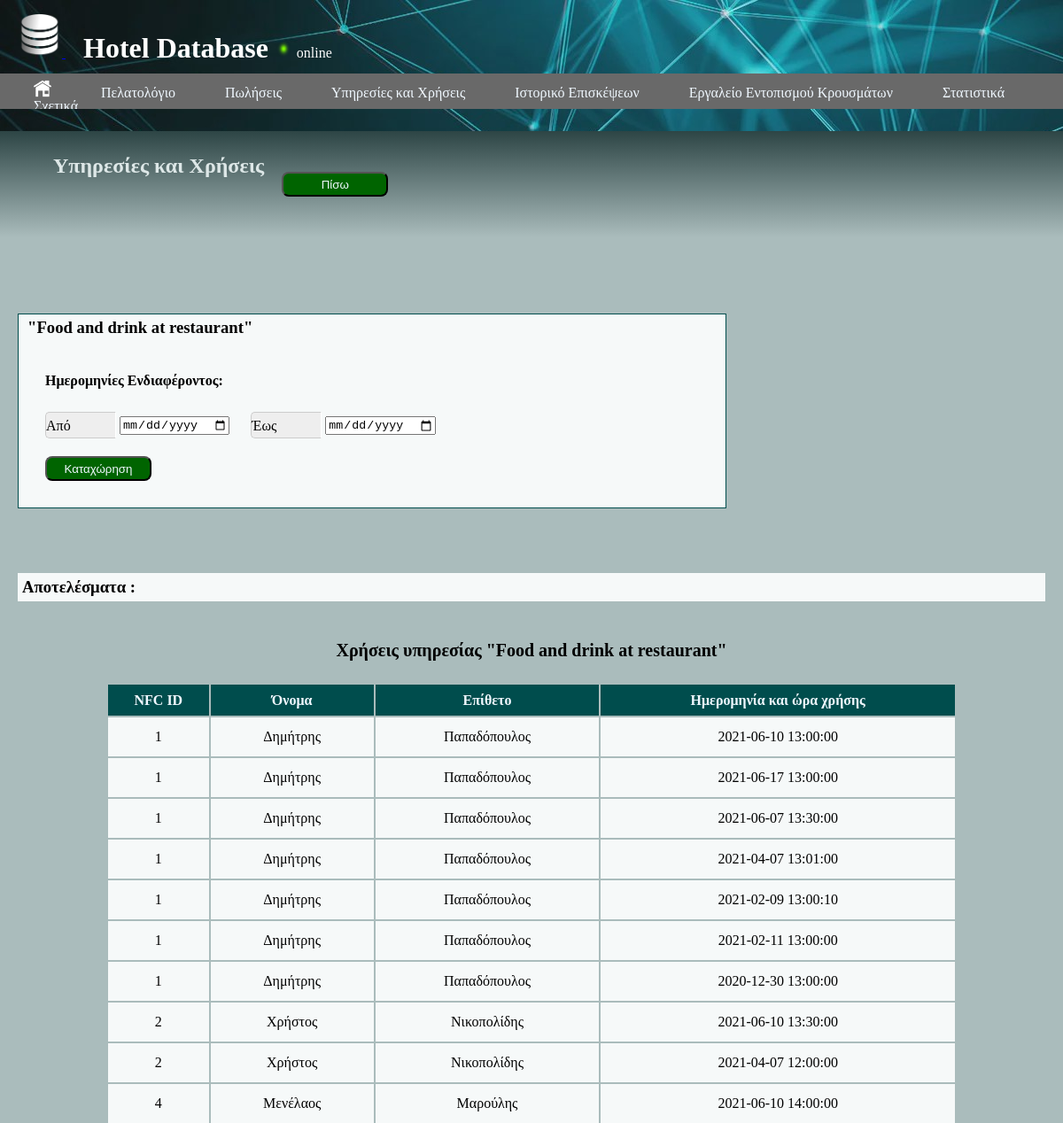
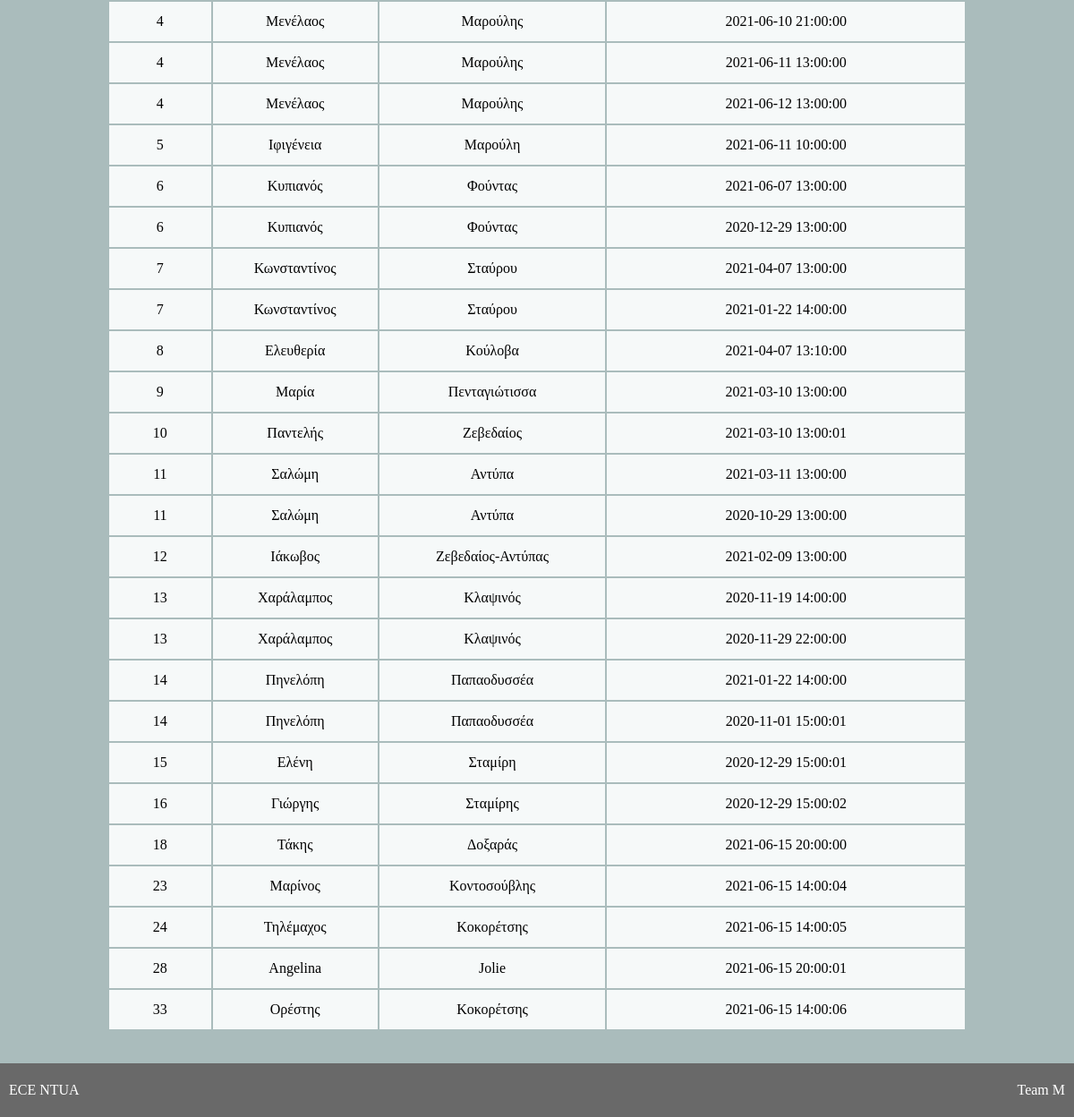
The app's page /php/visits.php?service_description=Food and drink at restaurant with its own data (2 pictures, top to bottom).
### tables this page shows
create table visited (
  customer_id int,
  place_id int not null,
  entry_date_time timestamp not null,
  exit_date_time timestamp,
  visit_id int,

  primary key (visit_id),

  foreign key (customer_id) references customer(nfc_id)
    on delete set null
    on update cascade,
  foreign key (place_id) references place(place_id)
    on delete cascade
    on update cascade
);

create table customer (
  nfc_id int,
  first_name varchar(30) not null,
  last_name varchar(30) not null,
  date_of_birth date not null,
  document_number varchar(20) not null,
  document_type enum("Passport", "ID") not null,
  document_authority varchar(60) not null,

  primary key (nfc_id),
  constraint document check (
                        (document_type = "ID" and (document_number like "________"))
                        or (document_type = "Passport" and document_number like "_________")
                      )
);

### php/visits.php (the view, shortened to what this page needs)
<?php
include('header.php');
?>
<div class="welcome">
  <h2> Υπηρεσίες και Χρήσεις </h2>
  <form action="services.php">
    <input type="submit" class="button" value="Πίσω" />
  </form>
</div>
<!DOCTYPE html>
<html lang="en" dir="ltr">
<?php
$service_description = $_GET['service_description'];
$query="
select place_name from
(
  service join offered_in on offered_in.service_id=service.service_id)
  join place on place.place_id=offered_in.place_id
  where service.service_description='";
  $query = $query.$service_description."';";
  $result = mysqli_query($conn, $query);
  $place_name = mysqli_fetch_assoc($result);
  $place_name = $place_name['place_name'];
  ?>
  <br><br>
  <div class="inputs">
    <h3> "<?php echo $service_description; ?>"</h3>
    <br>
    <form action="" method="post">
      <h4>Ημερομηνίες Ενδιαφέροντος:</h4>
      <div class="text">
        <div class="text_input">
          <label for="min_date">Από</label>
        </div>
        <input type="date" id="min_date" name="min_date" value="">
        <div class="text_input">
          <label for="max_date">Έως</label>
        </div>
        <input type="date" id="max_date" name="max_date" value="">
      </div>
      <label><input class="button" type="submit" name="submit" value="Καταχώρηση"></label>
    </form>
  </div>
  <br>
  <h3 class="output"> Αποτελέσματα : </h3>
  <?php
  $query_date = " where place_name = '".$place_name."'";
      ?>
  <table class="content-table">
  <thead>
    <caption style="font-weight: bold">Χρήσεις υπηρεσίας "<?php echo $service_description; ?>"</caption>
    <tr>
      <th> NFC ID </th>
      <th> Όνομα </th>
      <th> Επίθετο </th>
      <th> Ημερομηνία και ώρα χρήσης </th>
    </tr>
  </thead>
  <?php
  $query = "
  select customer.nfc_id,
  customer.first_name,
  customer.last_name,
  visited.entry_date_time
  from
  (
    customer join visited
    on customer.nfc_id = visited.customer_id
    ) join place
    on visited.place_id = place.place_id";
    $query = $query.$query_date.";";
    $result = mysqli_query($conn, $query);
    while($rows_data = mysqli_fetch_assoc($result))
    {
      ?>
      <tr>
        <td><?php echo $rows_data['nfc_id'] ?></td>
        <td><?php echo $rows_data['first_name'] ?></td>
        <td><?php echo $rows_data['last_name'] ?></td>
        <td><?php echo $rows_data['entry_date_time'] ?></td>
        <?php
      }
      ?>
    </table>
    <?php
    include ("footer.php")
    ?>
  </body>
  </html>

### php/styles.css (style rules this page uses)
* { box-sizing: border-box; margin: 0; padding: 1; }
h4 { margin-top: 40px; margin-bottom: 30px; margin-left: 20px; }
body { background-color: #AABCBC; min-height: 100vh; display:flex; flex-direction: column; }
.content-table { min-width: 80%; max-width: 80%; border-style: none; margin-left:auto; margin-right:auto; margin-top: 2%; margin-bottom: 3%; border-spacing: 2px; }
.content-table th { background-color: #004d4d; height:35px; color: #F0F8FF; }
.content-table caption { font-size: 20px; margin-bottom: 25px; }
.content-table td { padding:7px 0px; background-color: #F6F9F9; text-align: center; line-height: 30px; }
.welcome { background-image: linear-gradient(180deg, #2D4545, #AABCBC); color: #DDE7E7; flex-wrap: wrap; align-content: center; padding: 10px 60px; height: 120px; display: flex; justify-content: flex-start; align-items: : center; margin-bottom: 15px; margin-top:0px; }
.inputs { background-color: #F6F9F9; width: 800px; border: 1px solid #004d4d; padding: 10px 10px; margin: 20px; line-height: 10px; margin-top: 35px; margin-bottom: 35px; }
.output { background-color: #F6F9F9; padding: 5px; margin: 20px; }
.button { background-color: DarkGreen; color: #F0F8FF; font-size: 16; border-radius: 8px; padding: 3px; height: 28px; width: 120px; margin: 20px; }
.text_input { margin-left:20px; background: #EEE; border: 1px solid #CCC; border-radius: 5px 0 0 5px; border-right: 1px solid #FFF; display: inline-block; height: 30px; width: 275px; line-height: 30px; margin-right: 0; width: 80px!important; vertical-align: middle; }

### records on screen
visited: customer.nfc_id "1", customer.first_name "Δημήτρης", customer.last_name "Παπαδόπουλος", entry_date_time "2021-06-10 13:00:00"
visited: customer.nfc_id "1", customer.first_name "Δημήτρης", customer.last_name "Παπαδόπουλος", entry_date_time "2021-06-17 13:00:00"
visited: customer.nfc_id "1", customer.first_name "Δημήτρης", customer.last_name "Παπαδόπουλος", entry_date_time "2021-06-07 13:30:00"
visited: customer.nfc_id "1", customer.first_name "Δημήτρης", customer.last_name "Παπαδόπουλος", entry_date_time "2021-04-07 13:01:00"
visited: customer.nfc_id "1", customer.first_name "Δημήτρης", customer.last_name "Παπαδόπουλος", entry_date_time "2021-02-09 13:00:10"
visited: customer.nfc_id "1", customer.first_name "Δημήτρης", customer.last_name "Παπαδόπουλος", entry_date_time "2021-02-11 13:00:00"
visited: customer.nfc_id "1", customer.first_name "Δημήτρης", customer.last_name "Παπαδόπουλος", entry_date_time "2020-12-30 13:00:00"
visited: customer.nfc_id "2", customer.first_name "Χρήστος", customer.last_name "Νικοπολίδης", entry_date_time "2021-06-10 13:30:00"
visited: customer.nfc_id "2", customer.first_name "Χρήστος", customer.last_name "Νικοπολίδης", entry_date_time "2021-04-07 12:00:00"
visited: customer.nfc_id "4", customer.first_name "Μενέλαος", customer.last_name "Μαρούλης", entry_date_time "2021-06-10 14:00:00"
visited: customer.nfc_id "4", customer.first_name "Μενέλαος", customer.last_name "Μαρούλης", entry_date_time "2021-06-10 21:00:00"
visited: customer.nfc_id "4", customer.first_name "Μενέλαος", customer.last_name "Μαρούλης", entry_date_time "2021-06-11 13:00:00"
visited: customer.nfc_id "4", customer.first_name "Μενέλαος", customer.last_name "Μαρούλης", entry_date_time "2021-06-12 13:00:00"
visited: customer.nfc_id "5", customer.first_name "Ιφιγένεια", customer.last_name "Μαρούλη", entry_date_time "2021-06-11 10:00:00"
visited: customer.nfc_id "6", customer.first_name "Κυπιανός", customer.last_name "Φούντας", entry_date_time "2021-06-07 13:00:00"
visited: customer.nfc_id "6", customer.first_name "Κυπιανός", customer.last_name "Φούντας", entry_date_time "2020-12-29 13:00:00"
visited: customer.nfc_id "7", customer.first_name "Κωνσταντίνος", customer.last_name "Σταύρου", entry_date_time "2021-04-07 13:00:00"
visited: customer.nfc_id "7", customer.first_name "Κωνσταντίνος", customer.last_name "Σταύρου", entry_date_time "2021-01-22 14:00:00"
visited: customer.nfc_id "8", customer.first_name "Ελευθερία", customer.last_name "Κούλοβα", entry_date_time "2021-04-07 13:10:00"
visited: customer.nfc_id "9", customer.first_name "Μαρία", customer.last_name "Πενταγιώτισσα", entry_date_time "2021-03-10 13:00:00"
visited: customer.nfc_id "10", customer.first_name "Παντελής", customer.last_name "Ζεβεδαίος", entry_date_time "2021-03-10 13:00:01"
visited: customer.nfc_id "11", customer.first_name "Σαλώμη", customer.last_name "Αντύπα", entry_date_time "2021-03-11 13:00:00"
visited: customer.nfc_id "11", customer.first_name "Σαλώμη", customer.last_name "Αντύπα", entry_date_time "2020-10-29 13:00:00"
visited: customer.nfc_id "12", customer.first_name "Ιάκωβος", customer.last_name "Ζεβεδαίος-Αντύπας", entry_date_time "2021-02-09 13:00:00"
visited: customer.nfc_id "13", customer.first_name "Χαράλαμπος", customer.last_name "Κλαψινός", entry_date_time "2020-11-19 14:00:00"
visited: customer.nfc_id "13", customer.first_name "Χαράλαμπος", customer.last_name "Κλαψινός", entry_date_time "2020-11-29 22:00:00"
visited: customer.nfc_id "14", customer.first_name "Πηνελόπη", customer.last_name "Παπαοδυσσέα", entry_date_time "2021-01-22 14:00:00"
visited: customer.nfc_id "14", customer.first_name "Πηνελόπη", customer.last_name "Παπαοδυσσέα", entry_date_time "2020-11-01 15:00:01"
visited: customer.nfc_id "15", customer.first_name "Ελένη", customer.last_name "Σταμίρη", entry_date_time "2020-12-29 15:00:01"
visited: customer.nfc_id "16", customer.first_name "Γιώργης", customer.last_name "Σταμίρης", entry_date_time "2020-12-29 15:00:02"
visited: customer.nfc_id "18", customer.first_name "Τάκης", customer.last_name "Δοξαράς", entry_date_time "2021-06-15 20:00:00"
visited: customer.nfc_id "23", customer.first_name "Μαρίνος", customer.last_name "Κοντοσούβλης", entry_date_time "2021-06-15 14:00:04"
visited: customer.nfc_id "24", customer.first_name "Τηλέμαχος", customer.last_name "Κοκορέτσης", entry_date_time "2021-06-15 14:00:05"
visited: customer.nfc_id "28", customer.first_name "Angelina", customer.last_name "Jolie", entry_date_time "2021-06-15 20:00:01"
visited: customer.nfc_id "33", customer.first_name "Ορέστης", customer.last_name "Κοκορέτσης", entry_date_time "2021-06-15 14:00:06"

### other values on screen
$service_description "Food and drink at restaurant"
